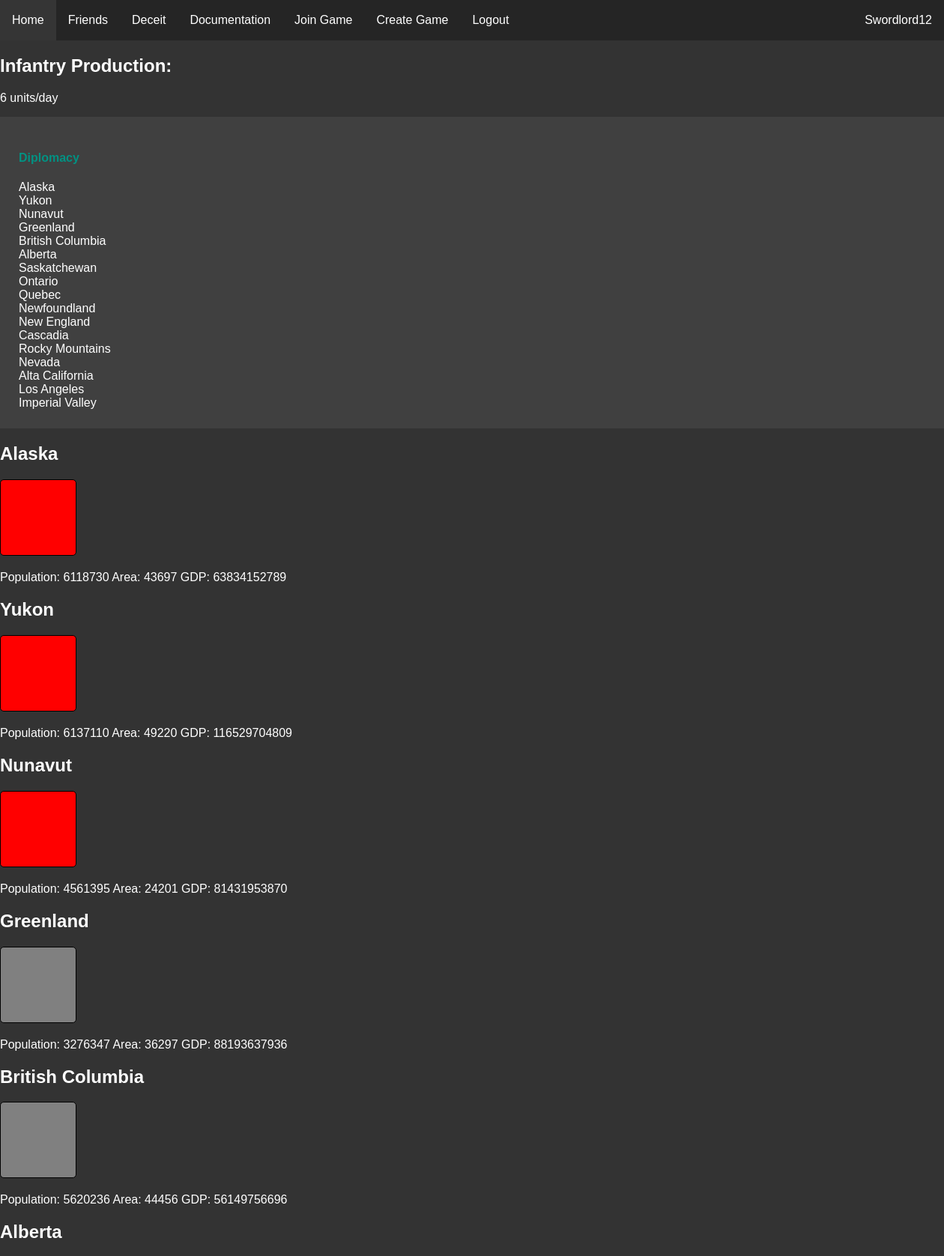
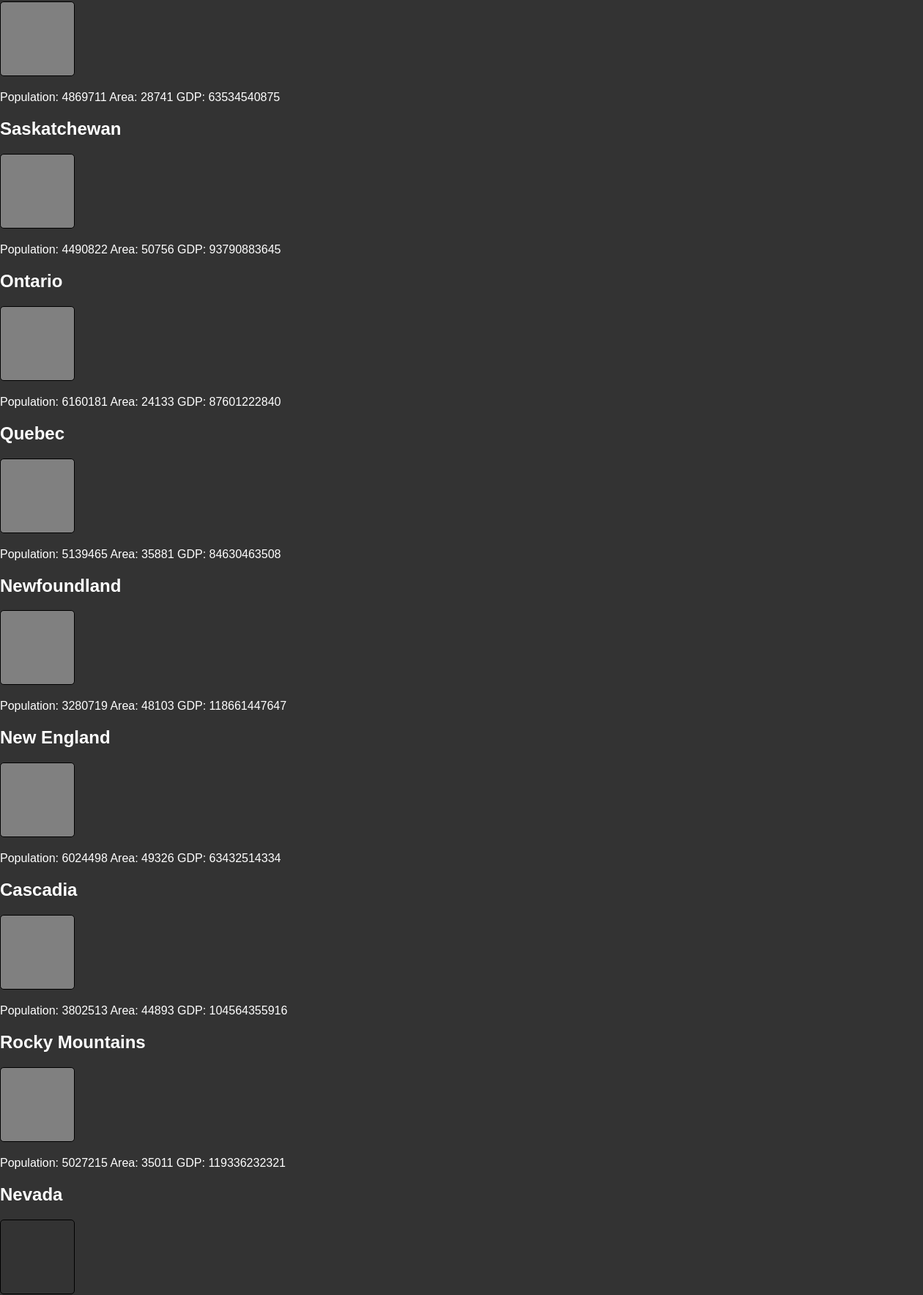
The page /rooms/1/map (signed in, upper part) on the database its author committed (2 pictures, top to bottom).
### website/models.py (models this page shows)
class User(db.Model, UserMixin):
    id = db.Column(db.Integer, primary_key=True)
    email = db.Column(db.String(150), unique=True)
    password = db.Column(db.String(150))
    username = db.Column(db.String(150))
    pfp = db.Column(db.String(50))
    admin = db.Column(db.String(50))

class Territories(db.Model):
    id = db.Column(db.Integer, primary_key=True)
    territory_id = db.Column(db.Integer)
    name = db.Column(db.String(50))
    owner = db.Column(db.Integer)
    color = db.Column(db.String(15))
    game = db.Column(db.Integer, db.ForeignKey('game.id'))
    pop = db.Column(db.Integer)
    gdp = db.Column(db.Integer)
    area = db.Column(db.Integer)
    oil = db.Column(db.String(5))
    forts = db.Column(db.Integer)
    uranium = db.Column(db.String(5))
    gold = db.Column(db.String(5))
    coast = db.Column(db.String(5))
    biome = db.Column(db.String(20))
    region = db.Column(db.String(25))

### website/rooms.py (the view)
@rooms.route('<int:game_id>/map', methods=['POST', 'GET'])
@login_required
def map(game_id):
    players = []
    players_output = []
    empires = {}
    empire_colors = []
    avail_colors = []
    id = game_id
    current_gov = None
    current_color = None
    current_tag = None
    current_empire = "None"
    games = db.session.query(Game).filter_by(id = game_id).first()
    if current_user.id == games.host:
        is_host = True
    else:
        is_host = False
    for filtered in db.session.query(GamesJoined).filter_by(game = game_id):
        players.append(filtered.user)
    for player in players:
        for result in db.session.query(User).filter_by(id=player):
            players_output.append([result, url_for('profiles.profile', user_id=result.id)])
    for empire in db.session.query(Empires).filter_by(game=id):
        empires[f"{empire.user}"]=empire.name
        if empire.user == current_user.id:
            current_empire = empire
            current_gov = current_empire.gov
            current_color = current_empire.color
        if empire.color != "None":
            fixed_empire_color = str(empire.color).lower().replace(' ', '-')
            empire_colors.append(fixed_empire_color)
        else:
            empire_colors.append('white')
    for color in colors:
        if color[2] == current_color:
            current_tag = color[0]
        if color[2] not in empire_colors:
            avail_colors.append(color)
    avail_colors.append([current_tag, str(current_color).title().replace('-', ' '), current_color])
    territory_list = []
    for territory in db.session.query(Territories).filter_by(game=game_id):
        territory_list.append(territory)
    total_area = 0
    total_pop = 0
    total_gdp = 0
    total_forts = 0
    for territory in db.session.query(Territories).filter_by(game=game_id, owner=current_empire.id):
        total_area += territory.area
        total_pop += territory.pop
        total_gdp += territory.gdp
        total_forts += territory.forts
    infantry = infantry_calc(total_area, total_pop, total_gdp, total_forts)
    return render_template("map.html", user=current_user, territory_list=territory_list, players = players_output, game = games, game_id = id, empire_key=empires, is_host=is_host,
                            used_colors=empire_colors, colors=colors, id=id, current_empire=current_empire, avail_colors=avail_colors, current_color=current_color, govs=governments,
                            current_gov=current_gov, infantry=infantry)

### website/rooms.py (called while the page is built)
def infantry_calc(area, pop, gdp, forts):
    infantry = round(area/100000+pop/4000000+gdp/1000000000000) + round(forts/2)
    return infantry

### website/templates/map.html (shortened to what this page needs)
{% extends "base.html" %} {% block title %}Map{% endblock %}
{% block content %}
<head>
    <link rel="stylesheet" type="text/css" href="/static/css/map.css" />
</head>
<br/>
<br/>
<br/>
<h2>Infantry Production:</h2>
<p>{{infantry}} units/day</p>
<div style="width: 100%;
            height: 10%;
            margin: 0;
            border: 2px solid;
            padding: 25px;
            background-color: #404040;
            border: none;
            overflow: hidden;
            ">
    <h4><a class="link" href="{{url_for('rooms.diplomacy', game_id=game_id)}}">Diplomacy</a></h4>
    {% for territory in territory_list %}
        <div class="overlay">{{territory.name}}</div>
    {% endfor %}
</div>
<div id="containers" style="overflow: hidden;">
    {% for territory in territory_list %}
        <h2>{{territory.name}}</h2>
        <div class="box" style= "background-color: {{territory.color}}; display: inline-block; width: 100px; height: 100px;">
        </div>
        <p>Population: {{territory.pop}} Area: {{territory.area}} GDP: {{territory.gdp}}</p>
    {% endfor %}
</div>
{% endblock %}

### website/templates/base.html (shortened to what this page needs)
<!DOCTYPE html>
<html lang="en">
<head>
    <link rel="stylesheet" type="text/css" href="/static/css/main.css" />
</head>
<body>
    <ul class="navbar">
      {% if user.is_authenticated %}
      <li><a class="nav-item nav-link" id="home" href="/">Home</a></li>
      <li><a class="nav-item nav-link" id="friends" href="/user/friends">Friends</a></li>
      <li><a class="nav-item nav-link" id="deceit" href="/deceit">Deceit</a></li>
      <li><a class="nav-item nav-link" id="docs" href="/docs/">Documentation</a></li>
      <li><a class="nav-item nav-link" id="join_game" href="/join-game">Join Game</a></li>
      <li><a class="nav-item nav-link" id="create_game" href="/create-game">Create Game</a></li>
      <li><a class="nav-item nav-link" id="logout" href="/logout">Logout</a></li>
      <li><a class="nav-user nav-link" id="user_link" href="{{url_for('profiles.profile', user_id=user.id)}}">{{ user.username }}</a></li>
      {% else %}
      <li><a class="nav-item nav-link" id="login" href="/login">Login</a></li>
      <li><a class="nav-item nav-link" id="signUp" href="/sign-up">Sign Up</a></li>
      {% endif %}
    </ul>
    <div id="main_div">
    <div class="container">
        {% block content %}
        {% endblock %}
    </div>
    </div>
</body>
</html>

### website/static/css/main.css (style rules this page uses)
#main_div { margin-top: 30px; padding: 20px; }
body { margin: 0px; background-color: #333333; color: white; }
.navbar { list-style-type: none; margin: 0; padding: 0; overflow: hidden; background-color: #252525; position: fixed; top: 0; width: 100%; }
.nav-item { float: left; }
.nav-user { float:right; }
.nav-link { display: block; color: white; text-align: center; padding: 18px 16px; text-decoration: none; }
.box { display: inline-block; height: 25px; width: 25px; margin-bottom: 0px; margin-right: 5px; border: 1px solid black; border-radius: 5px; clear: both; background-size: 25px 25px; }
html { font-family: Arial, Helvetica, sans-serif; }
.link { color:rgb(0, 145, 130); text-decoration: none; }

### website/static/css/map.css (style rules this page uses)
html, body, #main_div { margin: 0; padding: 0; }

### rows shown on the page
User: username "Swordlord12"
Territories: name "Alaska", pop "6118730", area "43697", gdp "63834152789"
Territories: name "Yukon", pop "6137110", area "49220", gdp "116529704809"
Territories: name "Nunavut", pop "4561395", area "24201", gdp "81431953870"
Territories: name "Greenland", pop "3276347", area "36297", gdp "88193637936"
Territories: name "British Columbia", pop "5620236", area "44456", gdp "56149756696"
Territories: name "Alberta", pop "4869711", area "28741", gdp "63534540875"
Territories: name "Saskatchewan", pop "4490822", area "50756", gdp "93790883645"
Territories: name "Ontario", pop "6160181", area "24133", gdp "87601222840"
Territories: name "Quebec", pop "5139465", area "35881", gdp "84630463508"
Territories: name "Newfoundland", pop "3280719", area "48103", gdp "118661447647"
Territories: name "New England", pop "6024498", area "49326", gdp "63432514334"
Territories: name "Cascadia", pop "3802513", area "44893", gdp "104564355916"
Territories: name "Rocky Mountains", pop "5027215", area "35011", gdp "119336232321"
Territories: name "Nevada"
Territories: name "Alta California"
Territories: name "Los Angeles"
Territories: name "Imperial Valley"

### other values the page prints
{{ infantry }} "6"
